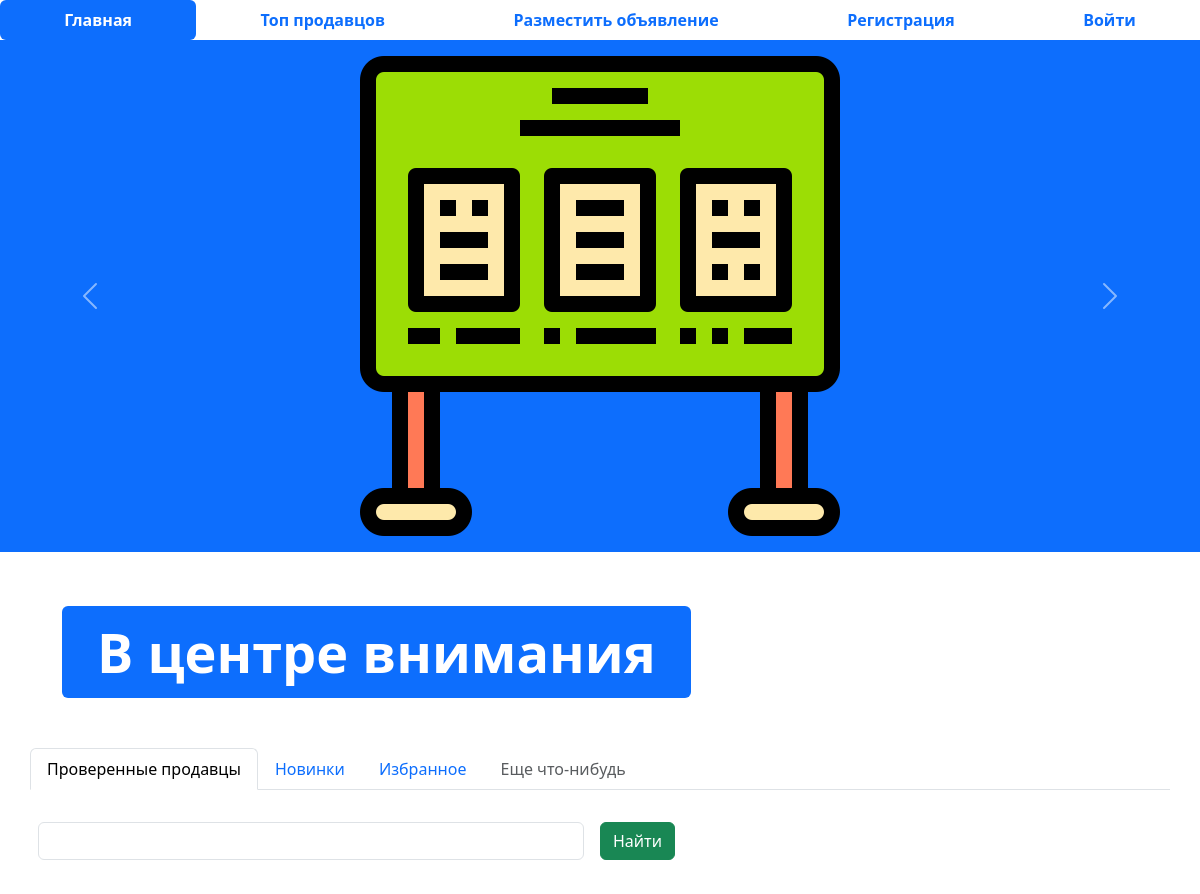
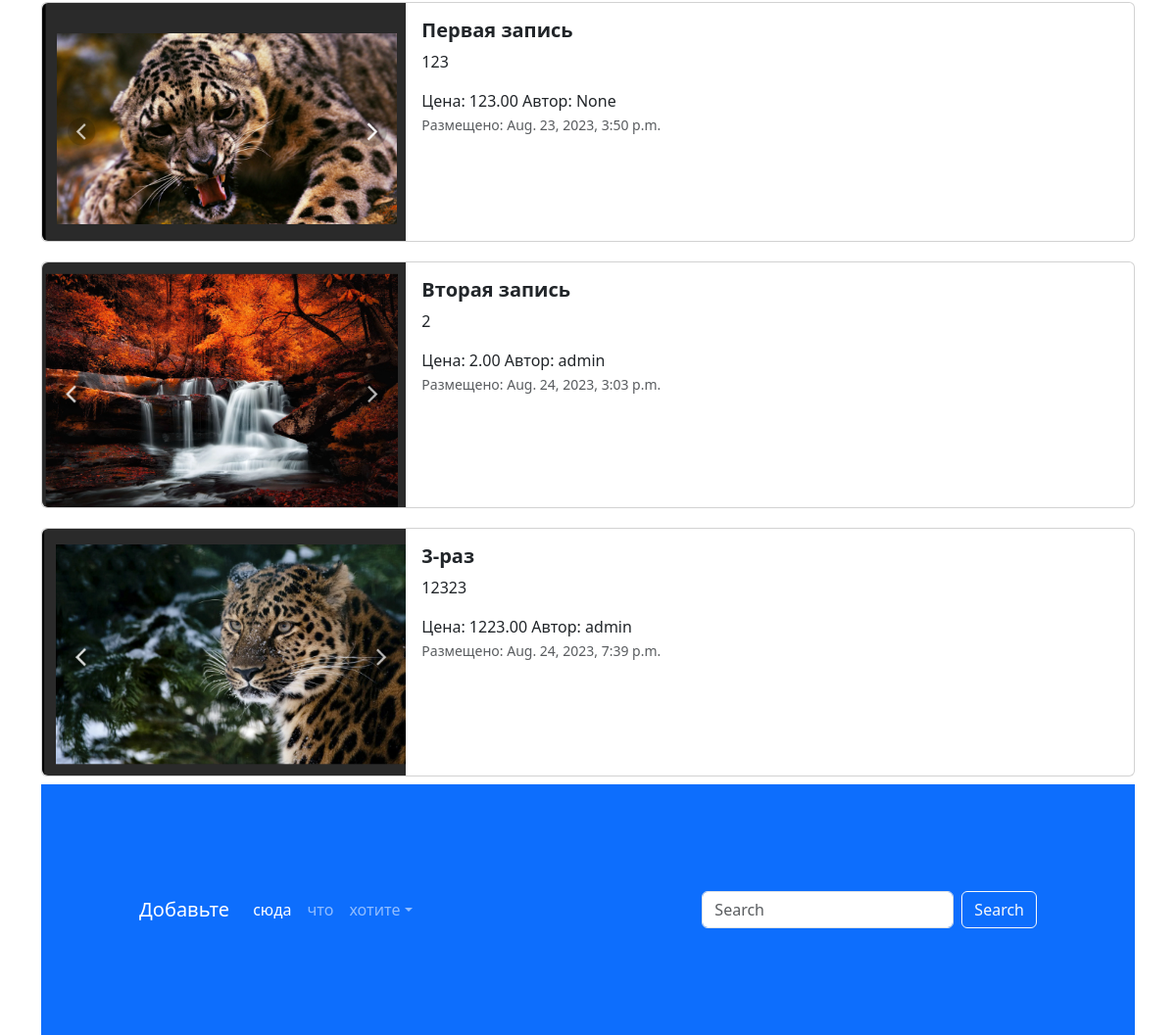
Screenshot of /advertisment/ with the database file from the repository (2 pictures, top to bottom).
### app_advertisment/models.py (models this page shows, shortened)
class Advertisment(models.Model):
    title = models.CharField("название",max_length=120)
    descriptions = models.TextField("описание")
    price = models.DecimalField("цена",max_digits=9, decimal_places=2)
    trades = models.BooleanField("Торг",help_text="Если хотим торговаться")
    date_now = models.DateTimeField("Создание дата",auto_now_add= True)
    date_update = models.DateTimeField("Обновление дата", auto_now= True)
    image = models.ImageField("Картинка",upload_to='advertisments/')
    user = models.ForeignKey(User,on_delete=models.CASCADE,null=True)
    class Meta:
        db_table = "Advertisment"

### app_advertisment/views.py (the view)
# urls.py: path('',index,name='/'),
def index(request):
    advertisement = Advertisment.objects.all()
    context = {'advertisement':advertisement}
    return render(request,'advertisments/index.html',context=context)

### templates/advertisments/index.html (shortened to what this page needs)
{% extends 'base.html' %}
{% load static %}
  {% block content %}
  <ul class="nav nav-pills sticky-top bg-white nav-fill">
    <li class="nav-item">
      <a class="nav-link active" aria-current="page" href="{% url '/'%}">
        <span style="font-weight: bold;">Главная</span>
      </a>
    </li>
    <li class="nav-item">
      <a class="nav-link" href="{% url 'top' %}"><span style="font-weight: bold;">Топ продавцов</span>
      </a>
    </li>
    <li class="nav-item">
      <a class="nav-link" href=" {% url 'advertisement_post' %}">
        <span style="font-weight: bold;">Разместить объявление</span>
      </a>
    </li>
    {% if not user.is_authenticated  %}
    <li class="nav-item">
      <a class="nav-link" href="{% url 'register' %} ">
        <span style="font-weight: bold;">Регистрация</span>
      </a>
    </li>
    <li class="nav-item">
      <a class="nav-link" href="{% url 'login' %}">
        <span style="font-weight: bold;">Войти</span>
      </a>
    </li>
     {% endif %}
  </ul>
  <div id="carouselExampleControls" class="carousel slide bg-primary" data-bs-ride="carousel">
    <div class="carousel-inner">
      <div class="carousel-item active">
        <img src="{% static 'img/adv.png' %}" class="mx-auto d-block w-33" alt="...">
      </div>
    </div>
    <button class="carousel-control-prev" type="button" data-bs-target="#carouselExampleControls" data-bs-slide="prev">
      <span class="carousel-control-prev-icon" aria-hidden="true"></span>
    </button>
    <button class="carousel-control-next" type="button" data-bs-target="#carouselExampleControls" data-bs-slide="next">
      <span class="carousel-control-next-icon" aria-hidden="true"></span>
    </button>
  </div>
  <div class="container" style="margin: 50px;">
    <div class="display-2">
      <span class="badge bg-primary">В центре внимания</span>
    </div>
  </div>
  <div class="container">
    <div class="row">
      <ul class="nav nav-tabs bg-white">
        <li class="nav-item">
          <a class="nav-link active" aria-current="page" href="#">Проверенные продавцы</a>
        </li>
        <li class="nav-item">
          <a class="nav-link" href="#">Новинки</a>
        </li>
        <li class="nav-item">
          <a class="nav-link" href="#">Избранное</a>
        </li>
        <li class="nav-item">
          <a class="nav-link disabled" href="#" tabindex="-1" aria-disabled="true">Еще что-нибудь</a>
        </li>
      </ul>
      <form class="row g-3">
        <div class="col-auto w-50">
          <input type="text" class="form-control">
        </div>
        <div class="col-auto">
          <button type="submit" class="btn btn-success mb-3">Найти</button>
        </div>
      </form>
    </div>
    {% for adv in advertisement %}
    <div class="col">
      <div class="card mb-2" style="max-width: 1200px; margin-top: 20px;">
        <div class="row g-0">
          <div class="col-md-4">
            <a href="advertisement.html" class="nav-link">
              <img src="{% if adv.image %} {{ adv.image.url }}  {% else %} {% static 'img/adv.png' %}  {% endif %}" class="img-fluid rounded-start" alt="Card title">
            </a>
          </div>
          <div class="col-md-8">
            <div class="card-body">
              <h5 class="card-title">
                <a href="advertisement.html" class="nav-link"><strong>{{ adv.title }}</strong></a>
              </h5>
              <a href="advertisement.html" class="nav-link">
                <p class="card-text">
                    {{ adv.descriptions }}
                </p>
                <span>Цена: {{adv.price}} </span>
                <span>Автор: {{ adv.user }}</span>
                <p class="card-text"><small class="text-muted">Размещено: {{adv.date_now}}</small></p>
              </a>
            </div>
          </div>
        </div>
      </div>
    </div>
    {% endfor %}
  <footer style="padding: 100px;" class="bg-primary">
    <nav class="navbar navbar-expand-sm navbar-dark">
      <a class="navbar-brand" href="#">Добавьте</a>
      <div class="collapse navbar-collapse" id="collapsibleNavId">
        <ul class="navbar-nav me-auto mt-2 mt-lg-0">
          <li class="nav-item">
            <a class="nav-link active" href="#" aria-current="page">сюда</a>
          </li>
          <li class="nav-item">
            <a class="nav-link" href="#">что</a>
          </li>
          <li class="nav-item dropdown">
            <a class="nav-link dropdown-toggle" href="#" id="dropdownId" data-bs-toggle="dropdown" aria-haspopup="true"
               aria-expanded="false">хотите</a>
          </li>
        </ul>
        <form class="d-flex my-2 my-lg-0">
          <input class="form-control me-sm-2" type="text" placeholder="Search">
          <button class="btn btn-outline-light my-2 my-sm-0" type="submit">Search</button>
        </form>
      </div>
    </nav>
  </footer>
  {% endblock %}

### rows the page displays
Advertisment: image (picture), title "Первая запись", descriptions "123", price "123.00", user "None", date_now "Aug. 23, 2023, 3:50 p.m."
Advertisment: image (picture), title "Вторая запись", descriptions "2", price "2.00", user "admin", date_now "Aug. 24, 2023, 3:03 p.m."
Advertisment: image (picture), title "3-раз", descriptions "12323", price "1223.00", user "admin", date_now "Aug. 24, 2023, 7:39 p.m."
